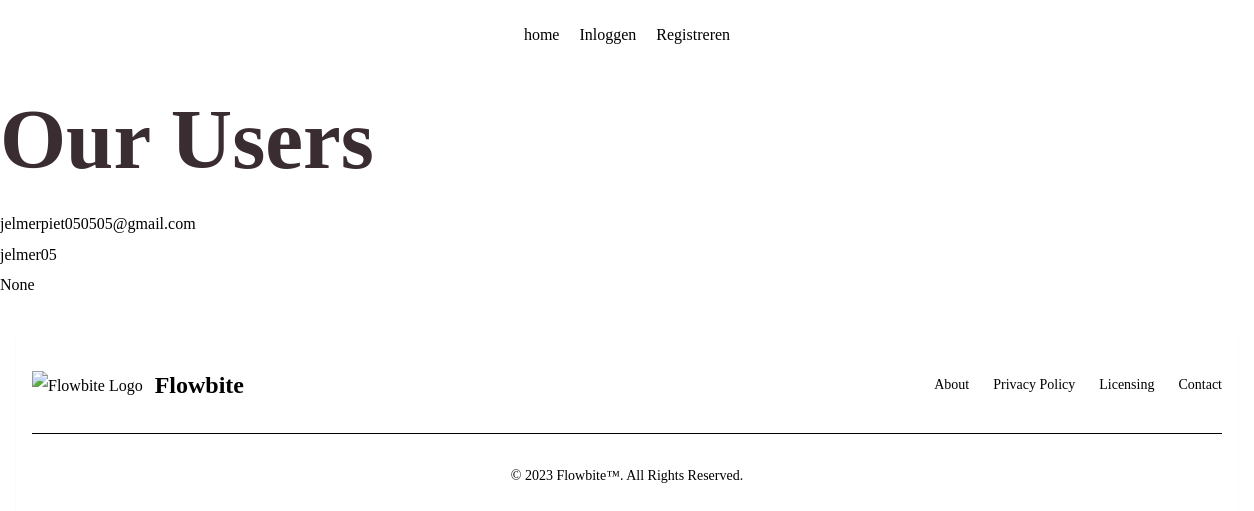
Before: /check_db with the older database file.
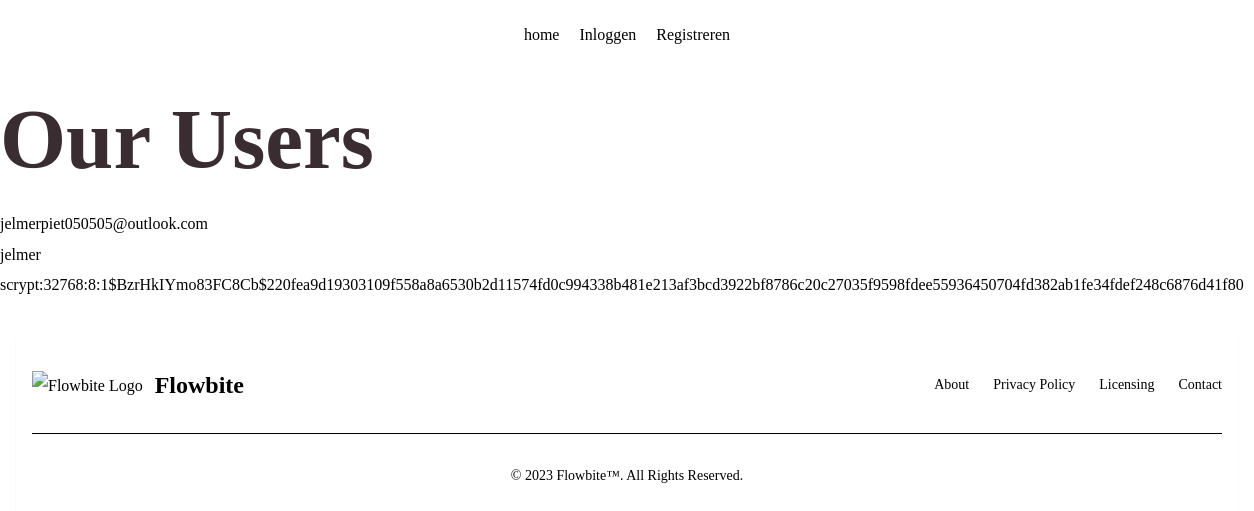
After: the same page with the newer database file.
### webtech/models.py (models this page shows, shortened)
class User(db.Model, UserMixin) :
    __tablename__ = 'users'
    id = db.Column(db.Integer, primary_key = True)
    email = db.Column(db.String(64), unique=True, index=True)
    username = db.Column(db.String(64), unique=True, index=True)
    password_hash = db.Column(db.String(128))

### app.py (the view)
@app.route('/check_db', methods=['GET'])
def check_db():
    users = User.query.all()
    return render_template("toon_users.html", users=users)

### webtech/templates/toon_users.html
{%extends 'base.html'%}
{% block content %}
    <h1>Our Users</h1>
    <ul>
        {% for user in users%}
            <li>{{ user.email }}</li>
            <li>{{ user.username }}</li>
            <li>{{ user.password_hash }}</li>
        {%endfor%}
    </ul>
{%endblock%}

### webtech/templates/base.html (shortened to what this page needs)
<!doctype html>
<html>
  <head>
    <link
      rel="stylesheet"
      href="{{url_for('static',filename='dist/output.css')}}"
    />
  </head>
  <body class="flex gap-5 flex-col">
    <header>
      {%include 'header.html'%}
    </header> {% block content %} {% endblock %}
    {%include 'footer.html'%}
  </body>
</html>

### webtech/templates/header.html
<header class="h-auto w-screen py-5">
  <nav class="flex gap-5 w-full">
    <ul class="flex gap-5 w-full justify-center items-center">
      <li class="">home</li>
      {%if current_user.is_authenticated %}
      <li><a href="{{url_for('logout')}}">Uitloggen</a></li>
      {% else %}
      <li><a href="{{url_for('login')}}">Inloggen</a></li>
      <li><a href="{{url_for('register')}}">Registreren</a></li>
      {%endif%}
    </ul>
  </nav>
</header>

### webtech/templates/footer.html
<footer class="bg-neutral-primary-soft rounded-base shadow-xs m-4">
  <div class="w-full max-w-screen-xl mx-auto p-4 md:py-8">
    <div class="sm:flex sm:items-center sm:justify-between">
      <a href="https://flowbite.com/" class="flex items-center mb-4 sm:mb-0 space-x-3 rtl:space-x-reverse">
        <img src="https://flowbite.com/docs/images/logo.svg" class="h-7" alt="Flowbite Logo" />
        <span class="text-heading self-center text-2xl font-semibold whitespace-nowrap">Flowbite</span>
      </a>
      <ul class="flex flex-wrap items-center mb-6 text-sm font-medium text-body sm:mb-0">
        <li>
          <a href="#" class="hover:underline me-4 md:me-6">About</a>
        </li>
        <li>
          <a href="#" class="hover:underline me-4 md:me-6">Privacy Policy</a>
        </li>
        <li>
          <a href="#" class="hover:underline me-4 md:me-6">Licensing</a>
        </li>
        <li>
          <a href="#" class="hover:underline">Contact</a>
        </li>
      </ul>
    </div>
    <hr class="my-6 border-default sm:mx-auto lg:my-8" />
    <span class="block text-sm text-body sm:text-center">© 2023
      <a href="https://flowbite.com/" class="hover:underline">Flowbite™</a>.
      All Rights Reserved.</span>
  </div>
</footer>

Changed rows visible on the page:
changed User: email "jelmerpiet050505@gmail.com" → "jelmerpiet050505@outlook.com"; username "jelmer05" → "jelmer"; password_hash "None" → "scrypt:32768:8:1$BzrHkIYmo83FC8Cb$220fea9d19303109f558a8a6530b2d11574fd0c994338b481e213af3bcd3922bf8786c20c27035f9598fdee55936450704fd382ab1fe34fdef248c6876d41f80"
